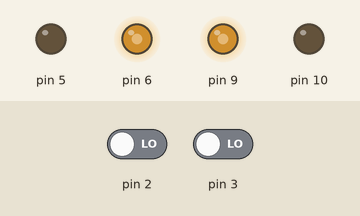
This sketch was run on a simulated Arduino Uno, built with avr-gcc and run on an emulated ATmega328P. On the bench: output pins drawn as LEDs (lit = HIGH). The inputs (shaded band) are chosen by the test bench; at power-on: pin 2 LOW, pin 3 LOW.

Above: at 1.2 s.
1.3 s: pin 2 driven HIGH
At 2.0 s:
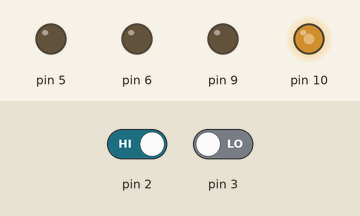
2.8 s: pin 3 driven HIGH
At 3.3 s:
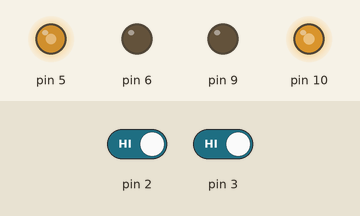
4.3 s: pin 2 driven LOW
At 4.6 s:
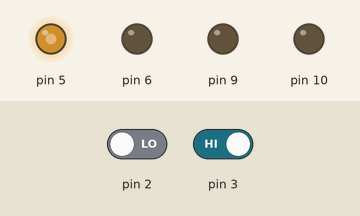
Timing chart, 0 to 7.3 s (numbered marks = the images above; inputs shaded):
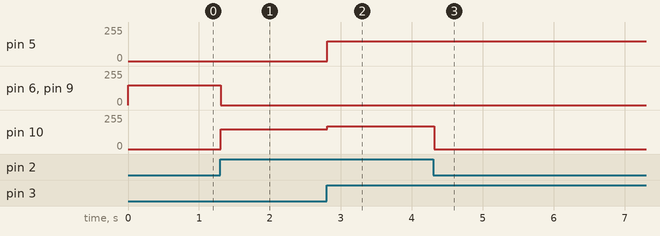

The sketch:

follow.ino
```cpp
//循跡
int _speed = 0;
int LIR = 0;
int RIR = 0;
int _case = 0;

void _backward (int s){
  analogWrite(5,0);
  analogWrite(6,s);
  analogWrite(9,s);
  analogWrite(10,0);
}

void  _forward(int s){
  analogWrite(5,s);
  analogWrite(6,0);
  analogWrite(9,0);
  analogWrite(10,s+20);
}

void _left (int s){
  analogWrite(5,s);
  analogWrite(6,0);
  analogWrite(9,0);
  analogWrite(10,0);
}

void _right (int s){
  analogWrite(5,0);
  analogWrite(6,0);
  analogWrite(9,0);
  analogWrite(10,s);
}

void _stop(){
  analogWrite(5,0);
  analogWrite(6,0);
  analogWrite(9,0);
  analogWrite(10,0);
}

void _case_select(int _case_){
  if(_case_ == 3){
    _forward(_speed);
    delay(10);
  }
  else if(_case_ == 2){
    _right(_speed);
    delay(10);
  }
  else if(_case_ == 1){
    _left(_speed);
    delay(10);
  }
  else if(_case_ == 0){
    _backward(_speed);
  }
}

void setup() {
  pinMode(2,INPUT);      //右紅外線
  pinMode(3,INPUT);      //左紅外線
  pinMode(5,OUTPUT);
  pinMode(6,OUTPUT);
  pinMode(9,OUTPUT);
  pinMode(10,OUTPUT);
  _speed = 150;
  LIR = digitalRead(3);
  RIR = digitalRead(2);
}
void loop() {
  LIR = digitalRead(3);
  RIR = digitalRead(2);
  _case = (RIR*2) + LIR;
  _case_select(_case);
   delay(10);
}
```

Measured:
- after the input at 1.3 s, pin 6, pin 9: 150/255 → 0/255 at once; pin 10: 0/255 → 150/255 at once
- after the input at 2.8 s, pin 5: 0/255 → 150/255 at once; pin 10: 150/255 → 170/255 at once
- after the input at 4.3 s, pin 10: 170/255 → 0/255 at once
